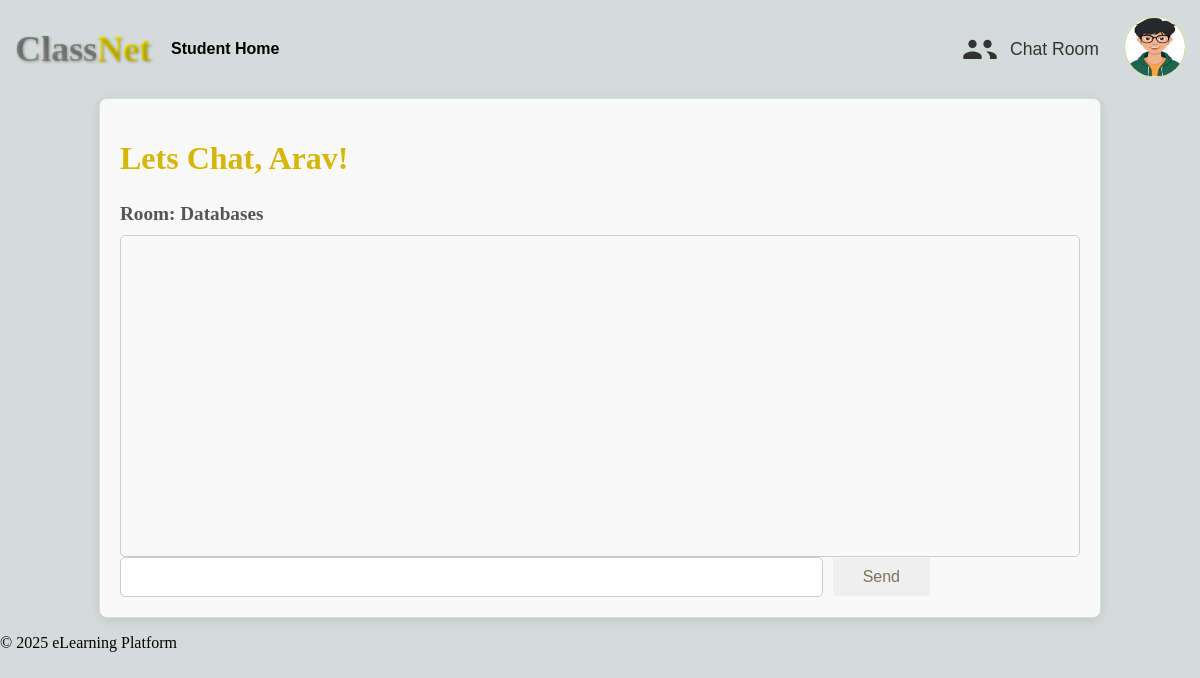
/chat/Databases/ (signed in), run on the app's committed database.
### users/models.py (models this page shows, shortened)
class CustomUser(AbstractBaseUser, PermissionsMixin):
    STUDENT = 'student'
    TEACHER = 'teacher'
    USER_TYPE_CHOICES = [
        (STUDENT, 'Student'),
        (TEACHER, 'Teacher'),
    ]
    username = models.CharField(max_length=255, unique=True)
    first_name = models.CharField(max_length=255)
    last_name = models.CharField(max_length=255)
    email = models.EmailField(unique=True)
    profile_picture = models.ImageField(upload_to='profile_pics/', null=True, blank=True)
    user_type = models.CharField(max_length=7, choices=USER_TYPE_CHOICES)
    is_active = models.BooleanField(default=True)
    is_staff = models.BooleanField(default=False)
    is_superuser = models.BooleanField(default=False)
    date_joined = models.DateTimeField(default=timezone.now)
    bio = models.TextField(null=True, blank=True)  # Short biography of the user
    objects = CustomUserManager()
    USERNAME_FIELD = 'username'
    REQUIRED_FIELDS = ['email', 'first_name', 'last_name']
    def get_short_name(self):
        return self.first_name
    def can_view_student_data(self, user):
        return self.user_type == self.TEACHER and user.user_type == self.STUDENT
    class Meta:
        permissions = [
            ("can_view_student_data", "Can view student data")
        ]

### chat/views.py (the view)
# urls.py: path('<str:room_name>/', views.room, name='room'),
def room(request, room_name):
    return render(request, 'chat/room.html', {'room_name': room_name })

### chat/templates/chat/room.html (shortened to what this page needs)
{% extends 'base_generic.html' %}
{% load static %}
{% block content %}
    {% if user.is_authenticated %}
        <div class="chat-dashboard">
            <h1>Lets Chat, {{ user.get_short_name }}!</h1>
            <div><h4>Room: {{ room_name }}</h4></div>
            <div id="chat-log" style="height: 300px; overflow-y: scroll;"></div>
            <div class="chat-input-wrapper">
                <input id="chat-message-input" type="text" size="80">
            <input id="chat-message-submit" type="button" value="Send">
            </div>
        </div>
    {% endif %}
{% endblock %}

### classnet/templates/base_generic.html (shortened to what this page needs)
<!DOCTYPE html>
<html lang="en">
<head>
    {% load static %}
    <link rel="stylesheet" href="{% static 'css/styles.css' %}">
</head>
<body>
    <header>
        <nav>
            <div class="nav-container">
                <div class="logo">
                    <h1><span class="class">Class</span><span class="net">Net</span></h1>
                </div>
                <ul class="nav-left">
                {% if user.is_authenticated %}
                    {% if user.user_type == user.TEACHER %}
                        <li><a href="{% url 'teacher' %}">Teacher Home</a></li>
                    {% elif user.user_type == user.STUDENT %}
                        <li><a href="{% url 'student' %}">Student Home</a></li>
                        {% endif %}
                    {% else %}
                        <li><a href="{% url 'home' %}">Home</a></li>
                    {% endif %}
                </ul>
                <ul class="nav-right">
                    {% if user.is_authenticated %}
                        <a href="{% url 'index' %}" class="chat-link">
                            <button class="chat-button">
                                <span>Chat Room</span>
                            </button>
                        </a>
                    <div class="dropdown">
                        {% if user.profile_picture %}
                        <button class="dropbtn">
                            <img src="{{ user.profile_picture.url }}" alt="Profile Picture" width="40" height="40">
                        </button>
                        {% else %}
                        <button class="dropbtn">{{ user.get_short_name }}</button>
                        {% endif %}
                    </div>
                {% else %}
                    <li><a href="{% url 'login' %}">Login</a></li>
                    <li class="bold-rectangle"><a href="{% url 'register' %}">Register</a></li>
                {% endif %}
            </ul>
            </div>
        </nav>
    </header>
    <main>
        {% block content %}{% endblock %}
    </main>
    <footer>
        <p>&copy; 2025 eLearning Platform</p>
    </footer>
</body>
</html>

### classnet/static/css/styles.css (style rules this page uses)
body { background-color: #D5DBDB; margin: 0; }
.logo h1 { font-family: 'Playfair Display', serif; font-weight: bold; font-size: 36px; margin: 0; padding: 0; text-shadow: 1px 1px 3px rgba(0, 0, 0, 0.3); }
.logo h1 .class { background: linear-gradient(grey, darkgrey); -webkit-background-clip: text; -webkit-text-fill-color: transparent; background-clip: text; color: transparent; }
.logo h1 .net { background: linear-gradient(yellow, gold); -webkit-background-clip: text; -webkit-text-fill-color: transparent; background-clip: text; color: transparent; }
.logo { display: flex; align-items: center; justify-content: center; padding: 20px 0; }
header { width: 100%; box-sizing: border-box; }
nav { background-color: rgba(213, 219, 219, 0.8); padding: 8px 15px; width: 100%; box-sizing: border-box; }
.nav-container { display: flex; align-items: center; }
nav a { color: black; font-weight: bold; font-family: Arial, Helvetica, sans-serif; }
.nav-left, .nav-right { margin: 0; padding: 0; list-style: none; display: flex; }
.nav-left li, .nav-right li { margin: 0 20px; }
.nav-left { justify-content: flex-start; }
.nav-right { margin-left: auto; justify-content: flex-end; }
.nav-left a, .nav-right a { text-decoration: none; font-weight: bold; }
.nav-right { display: flex; align-items: center; justify-content: flex-end; gap: 20px; }
.chat-link, .create-link { text-decoration: none; margin: 0; }
.chat-button,.search-button,.btn-create-course { display: flex; align-items: center; border: none; background: none; cursor: pointer; font-family: Arial, sans-serif; font-size: 1.1rem; gap: 10px; color: #333; margin: 0; display: flex; }
.chat-button svg { width: 40px; height: 40px; transition: transform 0.3s ease; }
.dropbtn { background: linear-gradient(rgb(226, 226, 1), rgb(216, 184, 0)); font-size: 16px; border: none; cursor: pointer; border-radius: 50%; padding: 0; overflow: hidden; width: 60px; height: 60px; margin: 0; text-align: center; line-height: 60px; }
.dropbtn img { display: block; width: 60px; height: 60px; border-radius: 70%; }
.dropdown { position: relative; display: inline-block; }
.chat-dashboard { width: 80%; margin: 0 auto; padding: 20px; border: 1px solid #ddd; background-color: #f9f9f9; border-radius: 8px; box-shadow: 0 2px 10px rgba(0, 0, 0, 0.1); }
.chat-dashboard h1 { font-size: 2em; color: rgb(214, 183, 7); margin-bottom: 20px; }
.chat-dashboard h4 { font-size: 1.2em; color: #555; margin-bottom: 10px; }
#chat-log { display: flex; flex-direction: column; gap: 10px; padding: 10px; background-color: #f9f9f9; border: 1px solid #ccc; border-radius: 5px; }
.chat-input-wrapper { display: flex; justify-content: space-between; align-items: center; width: 100%; }
#chat-message-input { width: 80%; padding: 10px; font-size: 1em; margin-right: 10px; border: 1px solid #ccc; border-radius: 5px; }
#chat-message-submit { margin-right: 150px; padding: 10px 30px; font-size: 1em; color: rgb(121, 116, 90); border: none; cursor: pointer; }

### data on the page
CustomUser: profile_picture (picture), get_short_name "Arav"

### other printed values
{{ room_name }} "Databases"
